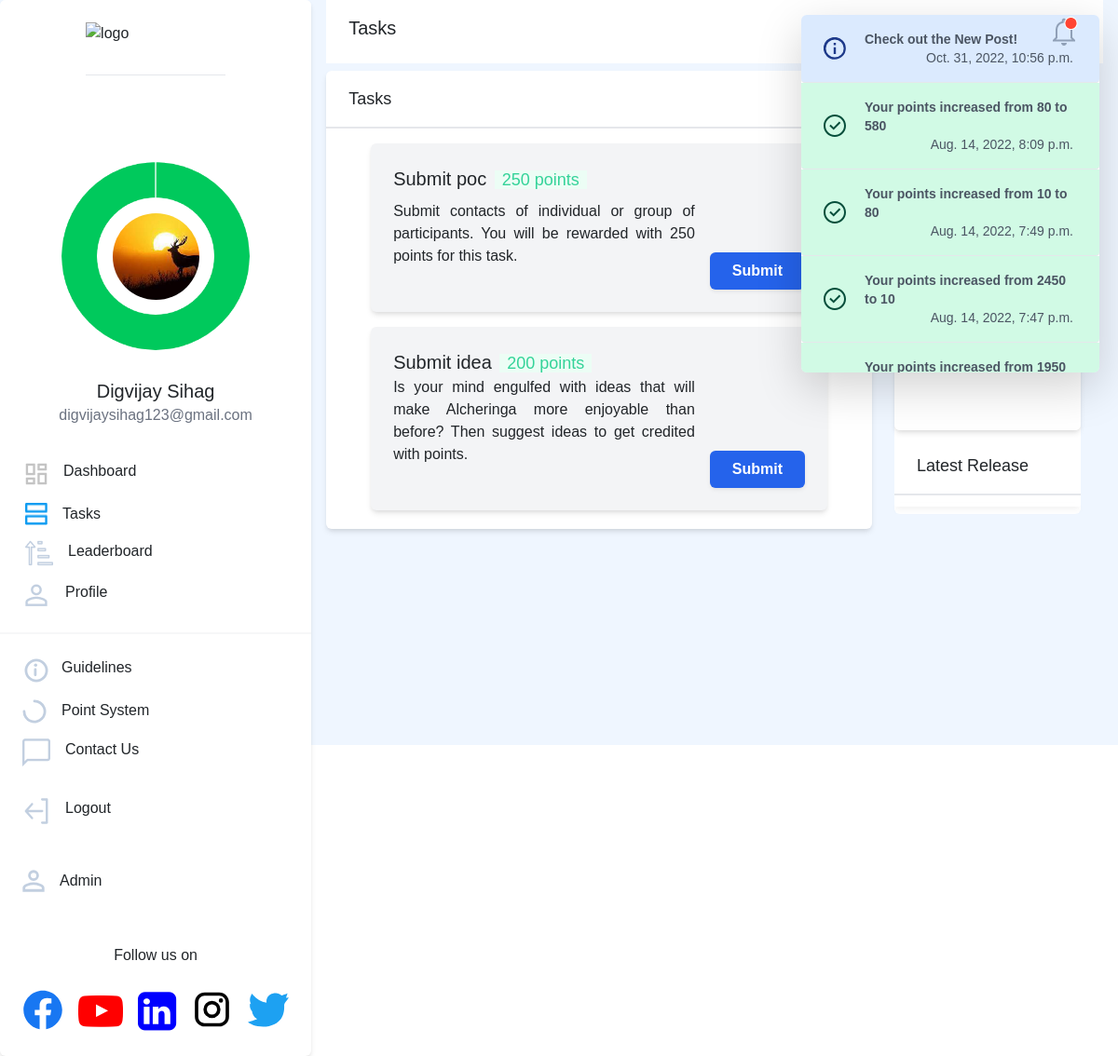
Screenshot of /submissions/tasks/ (signed in) with the database file from the repository.
### users/models.py (models this page shows, shortened)
class NewUser(AbstractBaseUser, PermissionsMixin):
    id = models.SlugField(primary_key=True, default=uuid.uuid4)
    alcherid = models.CharField(
        max_length=9, blank=True, unique=True, default=create_new_ref_number)
    img = models.ImageField(
        upload_to="image-uploads/", default='image-uploads/user.png')
    email = models.EmailField(_('email address'), unique=True)
    username = models.CharField(max_length=150, unique=False, default="user")
    firstname = models.CharField(max_length=150, blank=True)
    phone = PhoneNumberField(unique=False, blank=True)
    graduation_year = models.CharField(max_length=200, unique=False)
    college_state = models.CharField(max_length=200, unique=False)
    college_city = models.CharField(max_length=200, unique=False)
    college_name = models.CharField(max_length=200, unique=False)
    position_of_responsibility = models.CharField(
        max_length=200, unique=False, blank=True)
    interested_modules = models.CharField(
        max_length=200, unique=False, blank=True)
    instahandle = models.CharField(
        max_length=200, blank=True, unique=True, )
    referred_by = models.CharField(
        max_length=9, blank=True)
    referrals = models.IntegerField(default=0)
    date_joined = models.DateTimeField(default=timezone.now)
    provider = models.CharField(max_length=200, unique=False, default="email")
    about = models.TextField(_('about'), max_length=500, blank=True)
    is_staff = models.BooleanField(default=False)
    is_active = models.BooleanField(default=False)
    objects = CustomAccountManager()
    points = models.IntegerField(default=250)
    tasks = models.IntegerField(default=0)
    USERNAME_FIELD = 'email'
    REQUIRED_FIELDS = ['firstname']

### dashboard/models.py (models this page shows, shortened)
class Notifications(models.Model):
    TYPECHOICES = [
        ('Success', 'Success'),
        ('Warning', 'Warning'),
        ('Info', 'Info'),
    ]
    id = models.SlugField(primary_key=True, default=uuid.uuid4)
    message = models.CharField(max_length=200)
    user = models.ForeignKey(
        'users.NewUser', default=None, null=True,blank=True, on_delete=models.CASCADE)
    created_on = models.DateTimeField(default=timezone.now)
    type = models.CharField(max_length=200,choices=TYPECHOICES)
    isread=models.BooleanField(default=False)

### submissions/views.py (the view, shortened to what this page needs)
# urls.py: path('tasks/', views.tasks, name='tasks'),
@login_required(login_url='dashboard_page')
def tasks(request):
    post_list = ShareablePost.objects.all().order_by('-created_on'
    ).exclude(last_date__lt=datetime.now().date()
    ).annotate(is_shared=Exists(Media.objects.filter(
        shared_post__id=OuterRef('id'),
        user=request.user,
        ))
    ).exclude(is_shared=True)
    promotions = Promotions.objects.all().order_by('-created_on')
    all_quizzes = Quiz.objects.all()
    submitted=Submission.objects.filter(user=request.user)
    tbd = []
    completed = []
    for quiz in all_quizzes:
        if not Submission.objects.filter(user=request.user, quiz=quiz):
            tbd.append(quiz)
        else:
            completed.append(quiz)
    isread=True
    notification_list = Notifications.objects.filter(Q(user=request.user) | Q(user=None)).order_by('-created_on')
    if list(UserGroup.objects.filter(leader=request.user)):
        grp_points = request.user.points + UserGroup.objects.filter(leader=request.user).first().executive.points
        grp_tasks = request.user.tasks + UserGroup.objects.filter(leader=request.user).first().executive.tasks
        grp_referrals = request.user.referrals + UserGroup.objects.filter(leader=request.user).first().executive.referrals
    else:
            grp_points = request.user.points
            grp_tasks = request.user.tasks
            grp_referrals = request.user.referrals
    for notif in notification_list:
        if not notif.isread:
            isread=False
            break
    comp = []
    sum = 0
    profile = Profile.objects.filter(user = request.user).first()
    if request.user.instahandle:
        sum+=1
    if request.user.position_of_responsibility:
        sum+=1
    if request.user.interested_modules:
        sum+=1
    if profile.fb_handle:
        sum+=1
    if sum==0:
        comp = [60, 40]
    elif sum==1:
        comp = [70, 30]
    elif sum==2:
        comp = [80, 20]
    elif sum==3:
        comp = [90, 10]
    else:
        comp = [100,0]
    context = {
        'post_list': post_list,
        'promotions': promotions,
        'heading':'Tasks',
        'notification_list': notification_list,
        'grp_points':grp_points,
        'grp_tasks':grp_tasks,
        'grp_referrals':grp_referrals,
        'quizzes': tbd,
        'completed_quizzes': completed,
        'isread':isread,
        'comp': comp
    }
    if sum<4:
        context['color_code'] = '#E86B73'
    else:
        context['color_code'] = 'rgba(0, 201, 92, 1)'
    notification_list = Notifications.objects.filter(
        Q(user=request.user) | Q(user=None)).order_by('-created_on')
    isread = True
    notification_list = Notifications.objects.filter(
        Q(user=request.user) | Q(user=None)).order_by('-created_on')
    for notif in notification_list:
        if not notif.isread:
            isread = False
            break
    return render(request, 'submissions/tasks.html', context)

### templates/submissions/tasks.html (shortened to what this page needs)
{% extends '../basic.html'%}
{% block body %}
<body>
    <div class="bg-blue-50 flex">
        {% include "../navbar.html" %}
        <div class="flex">
            <div class="flex-grow">
                {% include "dashboard/components/tasks.html" %}
            </div>
            <div class="bg-white w-80 border-gray-400 rounded m-4 hidden lg:block">
                {% include "dashboard/components/recent_posts_for_pc.html" %}
            </div>
        </div>
</body>
{%endblock%}

### templates/navbar.html (shortened to what this page needs)
{% load static %}
<link rel="stylesheet" href="https://cdnjs.cloudflare.com/ajax/libs/font-awesome/4.7.0/css/font-awesome.min.css">
<link rel="stylesheet" href="https://cdnjs.cloudflare.com/ajax/libs/font-awesome/4.7.0/css/font-awesome.min.css">
<nav class="hidden sm:block bg-white h-screen border-gray-400 rounded ">
  <div class="flex flex-col justify-center bg-white border-gray-400 rounded shadow-md">
    <a href="/"><img src="https://i.ibb.co/28C2v0b/image.png" class="mt-6 mx-auto pb-3 border-b" width="150px"
        height="40px" alt="logo" border="0" /></a>
    <div class="flex flex-col justify-center" style="margin:1.5vh 0;align-items: center;">
      <div id="profile-value" class="absolute">
        <img src="{{request.user.img.url}}" width="93px" alt="profile pic" border="0" class="mx-auto rounded-full">
      </div>
      <div class="pt-4 font-medium text-xl text-center" style="margin-top:-60px;">{{request.user.firstname}}</div>
      <div class="text-gray-500 text-base font-normal text-center">{{request.user.email}}</div>
    </div>
    <div class="elements flex flex-col justify-center" style="margin:1vh 0;padding:1vh 0">
      <div>
        <a href="{% url 'dashboard_page' %}"
          class="rounded-full flex flex-nowrap pl-6 w-60 hover:border-0 hover:bg-gray-100 hover:no-underline"
          style="padding-top:1vh;padding-bottom:1vh">
          {% if heading == 'Dashboard' %}
          <img src="{% static 'icons/dashboard-active.png' %}" />
          {% else %}
          <img src="{% static 'icons/dashboard.png' %}" />
          {% endif %}
          <p class="pl-4 hover:no-underline" style="transform: translate(-2px,0)">Dashboard</p>
        </a>
      </div>
      <div>
        <a href="{% url 'tasks' %}"
          class="rounded-full flex flex-nowrap pl-6 w-60 hover:border-0 hover:bg-gray-100 hover:no-underline"
          style="padding-top:1vh;padding-bottom:1vh; transform: translate(3px,0)">
          {% if heading == 'Tasks' %}
          <img src="{% static 'icons/tasks-active.png' %}" />
          {% else %}
          <img src="{% static 'icons/tasks.png' %}" />
          {% endif %}
          <p class="pl-4 hover:no-underline">Tasks</p>
        </a>
      </div>
      <div>
        <a href="{% url 'leaderboard' %}"
          class="rounded-full flex flex-nowrap pl-6 w-60 hover:border-0 hover:bg-gray-100 hover:no-underline"
          style="padding-top:1vh;padding-bottom:1vh; transform: translate(3px,0)">
          {% if heading == 'Leaderboard' %}
          <img src="{% static 'icons/leaderboard-active.png' %}" />
          {% else %}
          <img src="{% static 'icons/leaderboard.png' %}" />
          {% endif %}
          <p class="pl-4 hover:no-underline">Leaderboard</p>
        </a>
      </div>
      <div>
        <a href="{% url 'profile' %}"
          class="rounded-full flex flex-nowrap w-60 pl-6 hover:border-0 hover:bg-gray-100 mb-3 hover:no-underline"
          style="cursor:pointer;padding-top:1vh;padding-bottom:1vh">
          {% if heading == 'Profile' %}
          <img src="{% static 'icons/profile-active.png' %}" />
          {% else %}
          <img src="{% static 'icons/profile.png' %}" />
          {% endif %}
          <p class="pl-4 no-underline">Profile</p>
        </a>
      </div>
      <hr class="border bg-gray-200" />
      <a href="{% url 'guidelines' %}"
        class="rounded-full flex flex-nowrap w-60 pl-6 hover:border-0 hover:bg-gray-100 hover:no-underline mt-3"
        style="cursor:pointer;padding-top:1vh;padding-bottom:1vh">
        <p class="pl-3 no-underline">Guidelines</p>
      </a>
      <a href="{% url 'scoring' %}"
        class="rounded-full flex flex-nowrap w-60 pl-6 hover:border-0 hover:bg-gray-100 hover:no-underline"
        style="cursor:pointer;padding-top:1vh;padding-bottom:1vh">
        <p class="pl-4 no-underline">Point System</p>
      </a>
      <a href="{% url 'contactus' %}"
        class="rounded-full flex flex-nowrap w-60 pl-6 hover:border-0 hover:bg-gray-100 hover:no-underline"
        style="cursor:pointer;padding-top:1vh;padding-bottom:1vh">
        {% if heading == 'Contact us' %}
        <img src="{% static 'icons/contactus-active.png' %}" />
        {% else %}
        <img src="{% static 'icons/contactus.png' %}" />
        {% endif %}
        <p class="pl-4 no-underline">Contact Us</p>
      </a>
      <a href="{% url 'logout' %}"
        class="side rounded-full flex flex-nowrap py-4 pl-6 w-60 hover:border-0 hover:bg-gray-100 hover:no-underline"
        style="cursor:pointer;padding-top:1vh;padding-bottom:1vh">
        <p class="pl-4 no-underline">Logout</p>
      </a>
      {% if request.user.is_staff %}
      <a href="/admin"
        class="rounded-full flex flex-nowrap py-4 w-60 pl-6 hover:border-0 hover:bg-gray-100 mb-3 hover:no-underline"
        style="cursor:pointer;padding-top:1vh;padding-bottom:1vh">
        <p class="pl-4 no-underline">Admin</p>
      </a>
      {%endif%}
    </div>
    <div>
      <div style="text-align:center">
        <p class="px-8" style="font-weight:500;">Follow us on</p>
        <div class=" flex justify-center space-x-4 m-4">
          <a style="cursor:pointer;" href="https://www.facebook.com/alcheringaiitg" target="_blank"></a>
            <a style="cursor:pointer;" href="https://www.youtube.com/c/AlcheringaIITG" target="_blank" svg width="44"
            height="45" viewBox="0 0 44 45" fill="none"><i class="fa fa-youtube-play" style="font-size:48px;color:red"></i></a>
            <a style="cursor:pointer;" href="https://www.linkedin.com/authwall?trk=bf&trkInfo=AQEZ62If97qwDgAAAYKixMIgRIiJRTVYpGfCuKUBT7hDLaZ2O_WMsImbVD2KPfis_cofdrdl320hyC4-wx_UgVR4O0bmDoroYCt9uncUYrrs-JdBIqTZUiRQ0DSDszcn6FFHLyk=&original_referer=&sessionRedirect=https%3A%2F%2Fwww.linkedin.com%2Fcompany%2Falcheringaiitguwahati%2F" target="_blank" svg width="44"
            height="45" viewBox="0 0 44 45" fill="none"><i width="34"
            height="45" class="fa fa-linkedin-square" style="font-size:48px;color:blue"></i></a>
          <a style="cursor:pointer;" href="https://www.instagram.com/alcheringaiitg/" target="_blank"></a>
          <a style="cursor:pointer;" href="https://twitter.com/alcheringaiitg" target="_blank"></a>
        </div>
      </div>
    </div>
  </div>
</nav>
<div class="mx-3 flex-grow" x-data="{ dropdownOpen: false }">
  <nav class=" px-6 py-3 flex justify-between bg-white sm:bg-none -mx-4 mx-0">
    <a class=" font-medium text-xl position-relative mr-16 ">{{ heading }}</a>
    {%include 'navbarnotifications.html'%}
  </nav>

### templates/navbarnotifications.html (shortened to what this page needs)
{% load static %}
<button @click="dropdownOpen = !dropdownOpen" id="notif_unread" style="z-index:100;">
    {% if isread %}
    <img src="{% static 'icons/notifications-read.png' %}" id="notif_unread_img"/>
    {% else %}
    <img src="{% static 'icons/notifications-unread.png' %}" id="notif_unread_img"/>
    {% endif %}
</button>
<div x-show="dropdownOpen" @click="dropdownOpen = false" class="fixed inset-0 h-full w-full z-10"></div>
<div x-show="dropdownOpen" class="absolute right-0 bg-white rounded-md shadow-lg overflow-y-scroll max-h-96 z-20 lg:mx-5"
    style="width:20rem;" id="dropdown" style="display:none;">
    {% for notification in notification_list %}
    {% if notification.type == 'Info' %}
    <div>
        <a class="flex items-center px-4 py-3 border-b hover:bg-blue-300 bg-blue-100 rounded-b text-blue-900">
            <div class="py-1"><svg class="fill-current h-6 w-6 text-teal-500 mr-4" xmlns="http://www.w3.org/2000/svg"
                    viewBox="0 0 20 20">
                    <path
                        d="M2.93 17.07A10 10 0 1 1 17.07 2.93 10 10 0 0 1 2.93 17.07zm12.73-1.41A8 8 0 1 0 4.34 4.34a8 8 0 0 0 11.32 11.32zM9 11V9h2v6H9v-4zm0-6h2v2H9V5z" />
                </svg>
            </div>
            <p class="text-gray-600 text-sm mx-1 flex-grow">
                <span class="font-bold" href="#">{{notification.message}}</span>
                <br /><span class="font-thin float-right" href="#">{{notification.created_on}}</span>
            </p>
        </a>
    </div>
    {% elif notification.type == 'Success' %}
    <div>
        <a class="flex items-center px-4 py-3 border-b hover:bg-green-300 bg-green-100 rounded-b text-green-900">
            <div class="py-1">
            </div>
            <div class="text-gray-600 text-sm mx-1 flex-grow">
                <span class="font-bold" href="#">{{notification.message}}</span>
                <br /><span class="font-thin float-right" href="#">{{notification.created_on}}</span>
            </div>
        </a>
    </div>
    {% endif %}
    {% endfor %}
</div>

### templates/dashboard/components/recent_posts_for_pc.html (shortened to what this page needs)
        <div class="py-3 pl-6 font-medium text-lg border-b-2">Recent Posts</div>
        <div class=" bg-white rounded-md shadow-md my-2 pb-1 overflow-x-scroll" style = "max-height: 300px;">
            {% for post in post_list %}
                <div class=" bg-white shadow-md w-full h-full flex flex-col">
                    <center>
                        <div class=" py-3 px-4 font-medium" style="word-wrap: break-word;">
                        </div>
                    </center>
                    <div class="mt-auto">
                        <center>
                            <div class=" py-3 px-4 font-medium text-gray-600">SHARE ON</div>
                        </center>
                        <center>
                            <div class="timer" style=" transform: scale(.5); width: 30%; ">
                                {% include "dashboard/components/timer.html" %}
                            </div>
                        </center>
                    </div>
                </div>
                {% endfor%}
    </div>
    <div class="bg-white">
        <div class=" py-3 pl-6 font-medium text-lg border-b-2">Latest Release</div>
        <div class=" bg-white rounded-md shadow-md my-2 pb-1 h-full overflow-x-scroll" style = "max-height: 300px;">
            </div>
        </div>
    </div>
</div>

### templates/dashboard/components/timer.html (shortened to what this page needs)
<!doctype html>
<html lang="en">
  <head>
  </head>
  <body>
    <div class="chartCard">
      <div class="chartBox">
      </div>
    </div>
  </body>
</html>

### rows the page displays
NewUser: user.img (picture), user.firstname "Digvijay Sihag", user.email "digvijaysihag123@gmail.com"
Notifications: message "Check out the New Post!", created_on "Oct. 31, 2022, 10:56 p.m."
Notifications: message "Your points increased from 80 to 580", created_on "Aug. 14, 2022, 8:09 p.m."
Notifications: message "Your points increased from 10 to 80", created_on "Aug. 14, 2022, 7:49 p.m."
Notifications: message "Your points increased from 2450 to 10", created_on "Aug. 14, 2022, 7:47 p.m."
Notifications: message "Your points increased from 1950…"

### other values shown
{{ heading }} "Tasks"
